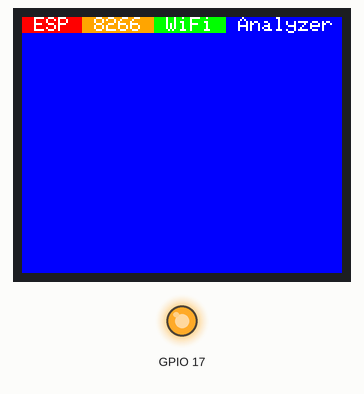
Recording of a sketch running on a simulated ESP32. Shown: 160×128 colour display, output pins drawn as LEDs (lit = HIGH). A WiFi scan finds three made-up networks.

Above: at 0.4 s.
At 2.5 s:
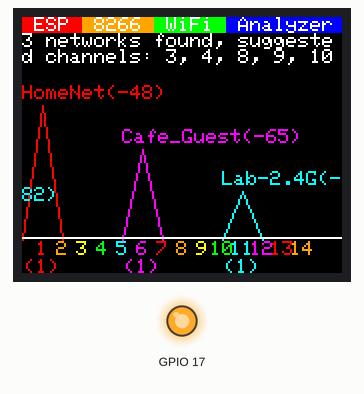

The sketch:

wifiGraph.ino
```cpp
/*
 * Modified by V205 for Sprig, originalyl by moononournation
 * ESP8266 WiFi Analyzer
 * Revise from ESP8266WiFi WiFiScan example.
 * Require ESP8266 board support, Adafruit GFX and ILI9341 library.
 */
// Uncomment only the TFT model you are using
//#define ILI9341
#define ST7735_18BLACKTAB
//#define ST7735_18REDTAB
//#define ST7735_18GBLACKTAB
//#define ST7735_144GREENTAB

//POWER SAVING SETTING
#define SCAN_COUNT_SLEEP 5
// Uncomment this option if using PNP transistor control LCD power
#define PNP_PWR_TRANSISTOR

#if defined(PNP_PWR_TRANSISTOR)
#define LCD_PWR_PIN 4  // D2
#else
#define LCD_PWR_PIN 4  // D2
#define LED_PWR_PIN 2  // D4
#endif

#include <WiFi.h>

#include <SPI.h>
#include <Adafruit_GFX.h>  // Core graphics library
// Hardware-specific library

#include <Adafruit_ST7735.h>


//#if defined(ST7735_18GREENTAB) || defined(ST7735_18REDTAB) || defined(ST7735_18GBLACKTAB) || defined(ST7735_144GREENTAB)
//Adafruit_ST7735 tft = Adafruit_ST7735(TFT_CS,  TFT_DC, 0 /* RST */);
//#elif defined(ILI9341)
//Adafruit_ILI9341 tft = Adafruit_ILI9341(TFT_CS, TFT_DC);
//#endif


#define TFT_CS 21
#define TFT_RST 26  // Or set to -1 and connect to Arduino RESET pin
#define TFT_DC 22


#define WIDTH 160
#define HEIGHT 128
#define BANNER_HEIGHT 8

Adafruit_ST7735 tft = Adafruit_ST7735(TFT_CS, TFT_DC, TFT_RST);


// Graph constant
// #if defined(ST7735_18GREENTAB) || defined(ST7735_18REDTAB) || defined(ST7735_18GBLACKTAB)
// #define WIDTH 160
// #define HEIGHT 128
// #define BANNER_HEIGHT 8
// #elif defined(ST7735_144GREENTAB)
// #define WIDTH 128
// #define HEIGHT 128
// #define BANNER_HEIGHT 8
// #elif defined(ILI9341)
// #define WIDTH 320
// #define HEIGHT 240
// #define BANNER_HEIGHT 16
// #endif
#define GRAPH_BASELINE (HEIGHT - 18)
#define GRAPH_HEIGHT (HEIGHT - 52)
#define CHANNEL_WIDTH (WIDTH / 16)

// RSSI RANGE
#define RSSI_CEILING -40
#define RSSI_FLOOR -100
#define NEAR_CHANNEL_RSSI_ALLOW -70

// define color
#if defined(ST7735_18GREENTAB) || defined(ST7735_18REDTAB) || defined(ST7735_18GBLACKTAB) || defined(ST7735_144GREENTAB)

#else
#endif

#define TFT_WHITE ST7735_WHITE     /* 255, 255, 255 */
#define TFT_BLACK ST7735_BLACK     /*   0,   0,   0 */
#define TFT_RED ST7735_RED         /* 255,   0,   0 */
#define TFT_ORANGE 0xFD20          /* 255, 165,   0 */
#define TFT_YELLOW ST7735_YELLOW   /* 255, 255,   0 */
#define TFT_GREEN ST7735_GREEN     /*   0, 255,   0 */
#define TFT_CYAN ST7735_CYAN       /*   0, 255, 255 */
#define TFT_BLUE ST7735_BLUE       /*   0,   0, 255 */
#define TFT_MAGENTA ST7735_MAGENTA /* 255,   0, 255 */

// Channel color mapping from channel 1 to 14
uint16_t channel_color[] = {
  TFT_RED, TFT_ORANGE, TFT_YELLOW, TFT_GREEN, TFT_CYAN, TFT_MAGENTA,
  TFT_RED, TFT_ORANGE, TFT_YELLOW, TFT_GREEN, TFT_CYAN, TFT_MAGENTA,
  TFT_RED, TFT_ORANGE
};

uint8_t scan_count = 0;

void setup() {
#if defined(PNP_PWR_TRANSISTOR)
  pinMode(LCD_PWR_PIN, OUTPUT);    // sets the pin as output
  digitalWrite(LCD_PWR_PIN, LOW);  // PNP transistor on
#else
  pinMode(LCD_PWR_PIN, OUTPUT);     // sets the pin as output
  pinMode(LED_PWR_PIN, OUTPUT);     // sets the pin as output
  digitalWrite(LCD_PWR_PIN, HIGH);  // power on
  digitalWrite(LED_PWR_PIN, HIGH);  // power on
#endif

  // init LCD
#if defined(ST7735_18GREENTAB)
  tft.initR(INITR_18GREENTAB);
#elif defined(ST7735_18REDTAB)
  tft.initR(INITR_18REDTAB);
#elif defined(ST7735_18GBLACKTAB)

#elif defined(ST7735_144GREENTAB)
  tft.initR(INITR_144GREENTAB);
#else
#endif

  tft.initR(INITR_18BLACKTAB);

  tft.setRotation(3);

  pinMode(17, OUTPUT);
  digitalWrite(17, HIGH);
  // Use this initializer if using a 1.8" TFT screen:
  tft.initR(INITR_BLACKTAB);  // Init ST7735S chip, black tab
  tft.setRotation(3);

  // init banner
#ifdef ILI9341
  tft.setTextSize(2);
#endif
  tft.fillScreen(TFT_BLUE);
  tft.setTextColor(TFT_WHITE, TFT_RED);
  tft.setCursor(0, 0);
#if defined(ST7735_144GREENTAB)
  tft.print(" ESP");
  tft.setTextColor(TFT_WHITE, TFT_ORANGE);
  tft.print("8266");
  tft.setTextColor(TFT_WHITE, TFT_GREEN);
  tft.print("WiFi");
  tft.setTextColor(TFT_WHITE, TFT_BLUE);
  tft.print("Analyzer");
#else
  tft.print(" ESP ");
  tft.setTextColor(TFT_WHITE, TFT_ORANGE);
  tft.print(" 8266 ");
  tft.setTextColor(TFT_WHITE, TFT_GREEN);
  tft.print(" WiFi ");
  tft.setTextColor(TFT_WHITE, TFT_BLUE);
  tft.print(" Analyzer");
#endif

  // Set WiFi to station mode and disconnect from an AP if it was previously connected
  WiFi.mode(WIFI_STA);
  WiFi.disconnect();

  // rest for WiFi routine?
  delay(100);
}

void loop() {
  uint8_t ap_count[] = { 0, 0, 0, 0, 0, 0, 0, 0, 0, 0, 0, 0, 0, 0 };
  int32_t max_rssi[] = { -100, -100, -100, -100, -100, -100, -100, -100, -100, -100, -100, -100, -100, -100 };

  // WiFi.scanNetworks will return the number of networks found
  int n = WiFi.scanNetworks();

  // clear old graph
  tft.fillRect(0, BANNER_HEIGHT, 320, 224, TFT_BLACK);
  tft.setTextSize(1);

  if (n == 0) {
    tft.setTextColor(TFT_BLACK);
    tft.setCursor(0, BANNER_HEIGHT);
    tft.println("no networks found");
  } else {
    // plot found WiFi info
    for (int i = 0; i < n; i++) {
      int32_t channel = WiFi.channel(i);
      int32_t rssi = WiFi.RSSI(i);
      uint16_t color = channel_color[channel - 1];
      int height = constrain(map(rssi, RSSI_FLOOR, RSSI_CEILING, 1, GRAPH_HEIGHT), 1, GRAPH_HEIGHT);

      // channel stat
      ap_count[channel - 1]++;
      if (rssi > max_rssi[channel - 1]) {
        max_rssi[channel - 1] = rssi;
      }

      tft.drawLine(channel * CHANNEL_WIDTH, GRAPH_BASELINE - height, (channel - 1) * CHANNEL_WIDTH, GRAPH_BASELINE + 1, color);
      tft.drawLine(channel * CHANNEL_WIDTH, GRAPH_BASELINE - height, (channel + 1) * CHANNEL_WIDTH, GRAPH_BASELINE + 1, color);

      // Print SSID, signal strengh and if not encrypted
      tft.setTextColor(color);
      tft.setCursor((channel - 1) * CHANNEL_WIDTH, GRAPH_BASELINE - 10 - height);
      tft.print(WiFi.SSID(i));
      tft.print('(');
      tft.print(rssi);
      tft.print(')');
      if (WiFi.encryptionType(i) == ENC_TYPE_NONE) {
        tft.print('*');
      }

      // rest for WiFi routine?
      delay(10);
    }
  }

  // print WiFi stat
  tft.setTextColor(TFT_WHITE);
  tft.setCursor(0, BANNER_HEIGHT);
  tft.print(n);
  tft.print(" networks found, suggested channels: ");
  bool listed_first_channel = false;
  for (int i = 1; i <= 11; i++) {                                                     // channels 12-14 may not available
    if ((i == 1) || (max_rssi[i - 2] < NEAR_CHANNEL_RSSI_ALLOW)) {                    // check previous channel signal strengh
      if ((i == sizeof(channel_color)) || (max_rssi[i] < NEAR_CHANNEL_RSSI_ALLOW)) {  // check next channel signal strengh
        if (ap_count[i - 1] == 0) {                                                   // check no AP exists in same channel
          if (!listed_first_channel) {
            listed_first_channel = true;
          } else {
            tft.print(", ");
          }
          tft.print(i);
        }
      }
    }
  }

  // draw graph base axle
  tft.drawFastHLine(0, GRAPH_BASELINE, 320, TFT_WHITE);
  for (int i = 1; i <= 14; i++) {
    tft.setTextColor(channel_color[i - 1]);
    tft.setCursor((i * CHANNEL_WIDTH) - ((i < 10) ? 3 : 6), GRAPH_BASELINE + 2);
    tft.print(i);
    if (ap_count[i - 1] > 0) {
      tft.setCursor((i * CHANNEL_WIDTH) - ((ap_count[i - 1] < 10) ? 9 : 12), GRAPH_BASELINE + 11);
      tft.print('(');
      tft.print(ap_count[i - 1]);
      tft.print(')');
    }
  }

  // Wait a bit before scanning again
  delay(5000);
}
```

Measured:
- what the display in image 1 shows lasts 7.0 s, from 2.5 s to 9.5 s
